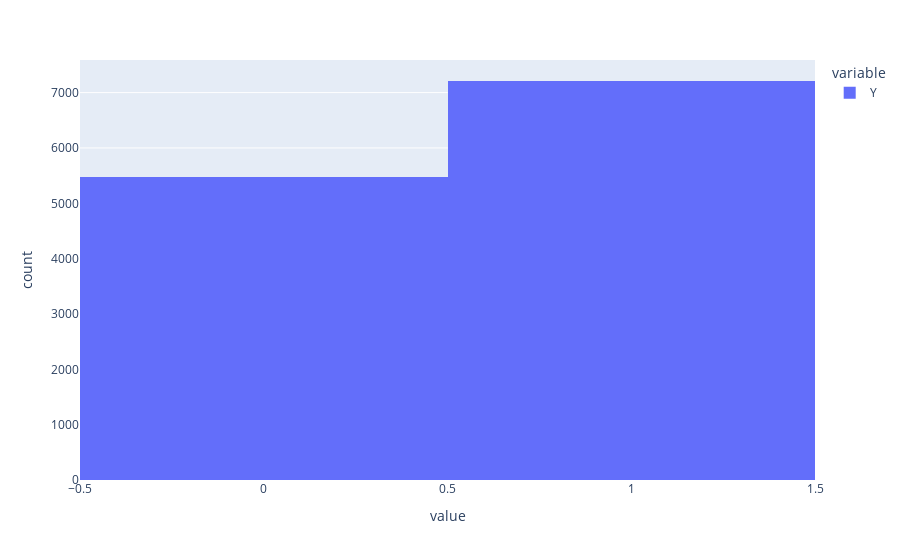

Notebook cell for this chart:
### Markdown cell above
So, from the above calculation it is visible that around 57% of the observations chose to accept the coupon.

### Code cell
fig = px.histogram(data['Y'])
fig.show()
fig.write_image("images/acceptance_hist.png")

### Figure 1 — Plotly figure (JSON) as saved in the notebook; plotly's stock layout.template omitted (floating-point values rounded to 4 significant figures; data arrays with more than 128 entries replaced by an {"elided": "..."} marker saying what was removed)
{"data": [{"alignmentgroup": "True", "bingroup": "x", "hovertemplate": "variable=Y<br>value=%{x}<br>count=%{y}<extra></extra>", "legendgroup": "Y", "marker": {"color": "#636efa", "pattern": {"shape": ""}}, "name": "Y", "offsetgroup": "Y", "orientation": "v", "showlegend": true, "type": "histogram", "x": {"elided": "12684 int values"}, "xaxis": "x", "yaxis": "y"}], "layout": {"barmode": "relative", "legend": {"title": {"text": "variable"}, "tracegroupgap": 0}, "margin": {"t": 60}, "xaxis": {"anchor": "y", "domain": [0, 1], "title": {"text": "value"}}, "yaxis": {"anchor": "x", "domain": [0, 1], "title": {"text": "count"}}}}
